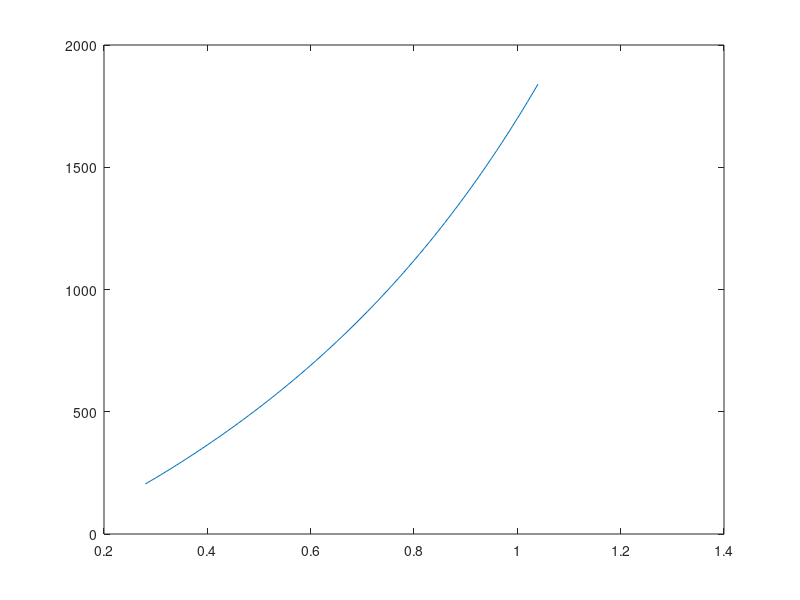

Reproduce this figure in MATLAB.
%% Analyticalmodel of the air
clear 
clc
%% Params
% Gas
ro=1.225;% KG/m3
Cp=1005;
lambda=0.026;
lambdam=0.15; % W/mK
Cpm=1300;

% Geographique
L=192e-6;
tm=100e-6;
h1=1e-3;
h2=0.5e-3;
h3=h1*h2/(h1+h2);

%% Model
alpha=lambda/(ro*Cp);

v=0.28:1e-2:1.04;
THeater=375;
% diff=1*(THeater*exp(ro*Cp*h1*L*v/(4*(0.5*(h1+h2)*lambda+tm*lambdam))-sqrt(16*lambda*(0.5*(h1+h2)*lambda+tm*lambdam)/(Cp*Cp*ro*ro*h1*h1*h3)+v.^2))-THeater*exp(-Cp*ro*h1*L*v/(4*(0.5*(h1+h2)*lambda+tm*lambdam))-sqrt(16*lambda*(0.5*(h1+h2)*lambda+tm*lambdam)/(Cp*Cp*ro*ro*h1*h1*h3)+v.^2)));
diff=1*(THeater*exp(ro*Cp*h1*L*v/(4*(0.5*(h1+h2)*lambda+tm*lambdam))-sqrt(16*lambda*(0.5*(h1+h2)*lambda+tm*lambdam)./(Cp*Cp*ro*ro*h1*h1*h3*v.^2)))-THeater*exp(-Cp*ro*h1*L*v/(4*(0.5*(h1+h2)*lambda+tm*lambdam))-sqrt(16*lambda*(0.5*(h1+h2)*lambda+tm*lambdam)./(Cp*Cp*ro*ro*h1*h1*h3*v.^2))));
figure(1)
plot(v,diff)


